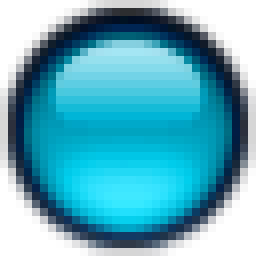
#> input picture resources/user_talking.png, 32 x 32 px (shown 8 times larger)
$ python image.py
#> lines starting #> are read from the running program, lines starting #| are printed output that depends on the picture
from zoneinfo import ZoneInfo
from PIL import Image, ImageDraw, ImageFont
from datetime import datetime
import io

from config import Config
from domain import ServerInfo
from i18n import get_translator

COLORS = {
    "card_bg": "#1e1f22",
    "text_primary": "#f2f3f5",
    "text_secondary": "#b5bac1",
    "accent": "#5865f2",
    "green": "#23a559",
    "yellow": "#f0b232",
    "red": "#f23f43",
    "border": "#3f4248"
}

FONT_PATH = "./resources/gg_sans.ttf"

ICON_PATH_TALKING = 'resources/user_talking.png'
ICON_PATH_INPUT_MUTED = 'resources/input_muted.png'
ICON_PATH_OUTPUT_MUTED = 'resources/output_muted.png'
ICON_PATH_DEFAULT = 'resources/user.png'

HEIGHT_BASE = 135
LINE_HEIGHT = 25
RADIUS = 12
ICON_SIZE = (16, 16)
PADDING_LEFT = 20
PADDING_TOP = 15
FONT_SIZES = {
    "title": 18,
    "normal": 14,
    "small": 13
}

ICON_CACHE = {
    "talking": Image.open(ICON_PATH_TALKING).resize(ICON_SIZE, Image.LANCZOS),
    "input_muted": Image.open(ICON_PATH_INPUT_MUTED).resize(ICON_SIZE, Image.LANCZOS),
    "output_muted": Image.open(ICON_PATH_OUTPUT_MUTED).resize(ICON_SIZE, Image.LANCZOS),
    "default": Image.open(ICON_PATH_DEFAULT).resize(ICON_SIZE, Image.LANCZOS),
}
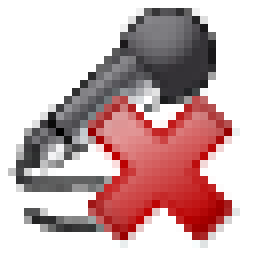
#> input picture resources/input_muted.png, 32 x 32 px (shown 8 times larger)
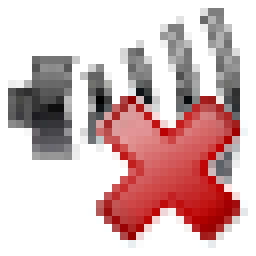
#> input picture resources/output_muted.png, 32 x 32 px (shown 8 times larger)
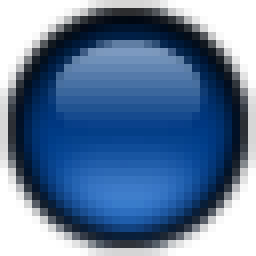
#> input picture resources/user.png, 32 x 32 px (shown 8 times larger)

def hex_to_rgb(hex_color) -> tuple[int, int, int]:
    hex_color = hex_color.lstrip('#')
    return tuple(int(hex_color[i:i+2], 16) for i in (0, 2, 4))

def get_font(size) -> ImageFont.FreeTypeFont:
    return ImageFont.truetype(FONT_PATH, size)

def draw_rounded_rectangle(draw: ImageDraw.ImageDraw, xy, radius, fill, outline=None, width=1):
    draw.rounded_rectangle(xy, radius=radius, fill=fill, outline=outline, width=width)

# [128 lines left out: functions add_rounded_corners, get_status_icon, get_activity_color, draw_error, draw_header, draw_users and 2 more, not called in this run]
